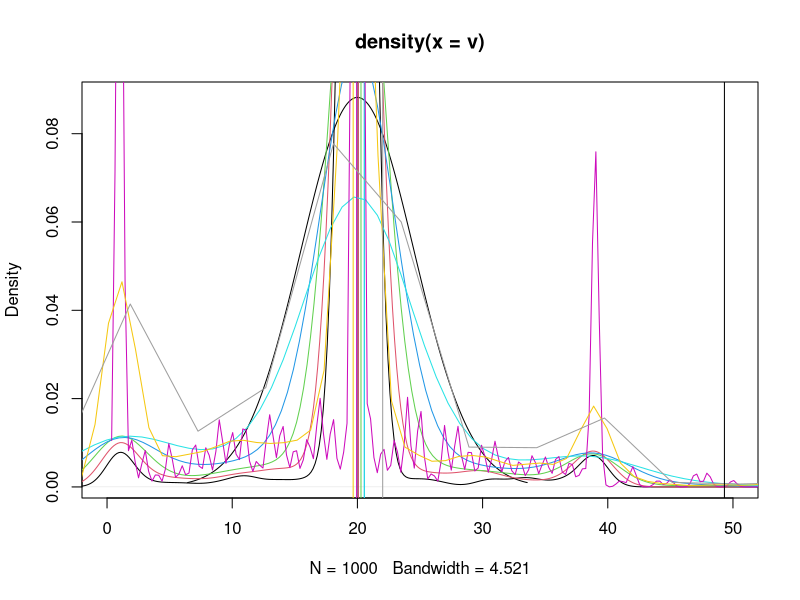

Here is the R script that generated this plot:
tam=1000
tiempo=100
prob=mat.or.vec(3,1)
prob=c(1/3,2/3,3/3)

prob=c(.05,.065,1)
prob=c(0,1,0)
v = vector(mode="integer", tam)

i=0
for(i in 1:tam){
    v[i]=20
    i=i+1
}
v
plot(density(v),xlim=c(0,50))
i=0
for(i in 1:tiempo){
  for(j in 1:tam){
    x=v[j]
    prob=c(x/2000,x/1000,1)
    p = runif(1,0,1)
    if(p<prob[1]){
    q=rgeom(1,1/x)+1
    if(q>=x){q=x-1}
    #q=1
    x=x+q
  }else{
    if(p<prob[2]){
      q=rgeom(1,1/x)+1
      if(q>=x){q=x-1}
      #q=1
      x=x-q
      }
  }
  #if(x<4){x=4}
  #if(x > 20){x=20}
    v[j]=x
  j=j+1
  }
  if(i %% 5 == 0){lines(density(v),col=(i/5))
    abline(v=mean(v),col=(i/5))
    #promedios(i/10,)
    }
    
  i=i+1
}

